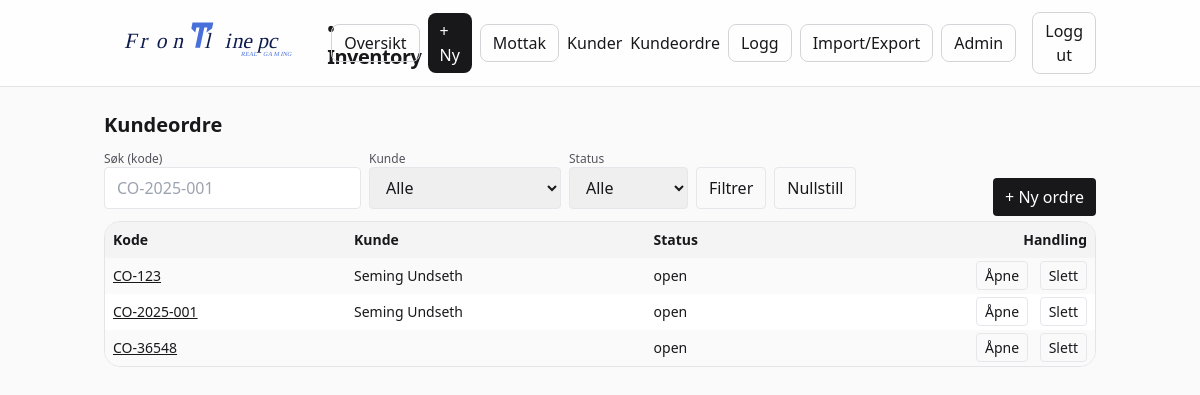
The page /co (signed in) on the database as committed earlier.
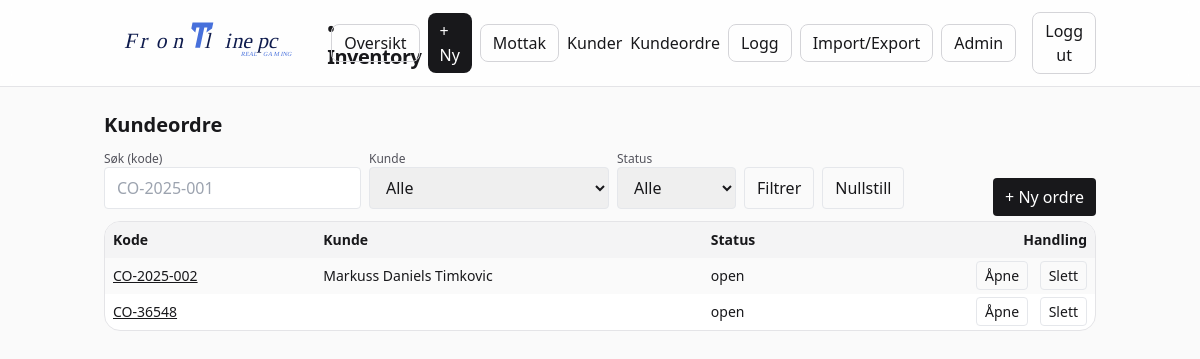
The same page on the database as committed later.
### frontline_inventory_web/app/models.py (models this page shows)
class CustomerOrder(Base):
    __tablename__ = "customer_orders"
    id = Column(Integer, primary_key=True)
    code = Column(String(120), unique=True, nullable=False)
    customer_id = Column(Integer, ForeignKey("customers.id"), nullable=True)
    status = Column(String(20), default="open")
    notes = Column(String(500), default="")
    created_at = Column(DateTime)
    customer = relationship("Customer")
    lines = relationship("CustomerOrderLine", back_populates="co", cascade="all, delete-orphan")

class Customer(Base):
    __tablename__ = "customers"
    id: Mapped[int] = mapped_column(Integer, primary_key=True)
    name: Mapped[str] = mapped_column(String(200), nullable=False)
    email: Mapped[str] = mapped_column(String(200), default="")
    phone: Mapped[str] = mapped_column(String(50), default="")
    notes: Mapped[str] = mapped_column(String(500), default="")
    created_at: Mapped[datetime] = mapped_column(DateTime, default=datetime.utcnow)

### frontline_inventory_web/app/main.py (the view)
@app.get("/co")
def co_list(
    request: Request,
    q: str | None = None,
    customer_id: int | None = None,
    status: str | None = None,
    db: Session = Depends(get_db),
    current_user=Depends(require_user),
):
    stmt = select(CustomerOrder).order_by(CustomerOrder.created_at.desc())
    if q and q.strip():
        qs = f"%{q.strip()}%"
        from sqlalchemy import or_
        stmt = stmt.where(CustomerOrder.code.ilike(qs))
    if customer_id:
        stmt = stmt.where(CustomerOrder.customer_id == customer_id)
    if status and status.strip():
        stmt = stmt.where(CustomerOrder.status == status.strip())
    rows = db.execute(stmt).scalars().all()
    customers = db.execute(select(Customer).order_by(Customer.name.asc())).scalars().all()
    return templates.TemplateResponse(
        "co_list.html",
        {
            "request": request,
            "user": current_user,
            "rows": rows,
            "customers": customers,
            "q": q or "",
            "selected_customer_id": int(customer_id) if customer_id else None,
            "selected_status": status or "",
        },
    )

### frontline_inventory_web/app/templates/co_list.html (shortened to what this page needs)
{% extends "base.html" %}
{% block content %}
<h1 class="text-xl font-semibold mb-3">Kundeordre</h1>
<form method="get" class="mb-3 flex flex-wrap gap-2 items-end">
  <div>
    <label class="block text-xs text-zinc-600">Søk (kode)</label>
    <input type="text" name="q" value="{{ q }}" class="px-3 py-2 rounded border" placeholder="CO-2025-001">
  </div>
  <div>
    <label class="block text-xs text-zinc-600">Kunde</label>
    <select name="customer_id" class="px-3 py-2 rounded border min-w-48">
      <option value="">Alle</option>
    </select>
  </div>
  <div>
    <label class="block text-xs text-zinc-600">Status</label>
    <select name="status" class="px-3 py-2 rounded border">
      <option value="" {% if not selected_status %}selected{% endif %}>Alle</option>
    </select>
  </div>
  <div class="flex gap-2">
    <button class="px-3 py-2 rounded border">Filtrer</button>
    <a class="px-3 py-2 rounded border" href="/co">Nullstill</a>
  </div>
  <div class="ml-auto">
    <a class="px-3 py-2 rounded bg-zinc-900 text-white" href="/co/new">+ Ny ordre</a>
  </div>
</form>
<div class="rounded-2xl border border-zinc-200 bg-white overflow-hidden">
  <table class="w-full text-sm">
    <thead class="bg-zinc-100"><tr><th class="p-2 text-left">Kode</th><th class="p-2 text-left">Kunde</th><th class="p-2 text-left">Status</th><th class="p-2 text-right">Handling</th></tr></thead>
    <tbody>
      {% for co in rows %}
      <tr class="odd:bg-zinc-50">
        <td class="p-2"><a href="/co/{{ co.id }}" class="underline hover:no-underline">{{ co.code }}</a></td>
        <td class="p-2">{{ co.customer.name if co.customer else '' }}</td>
        <td class="p-2">{{ co.status }}</td>
        <td class="p-2 text-right">
          <a class="px-2 py-1 rounded border mr-2" href="/co/{{ co.id }}">Åpne</a>
          <a class="px-2 py-1 rounded border" href="/co/{{ co.id }}/delete">Slett</a>
        </td>
      </tr>
      {% endfor %}
    </tbody>
  </table>
</div>
{% endblock %}

Rows that differ between the two databases and show on the page:
removed CustomerOrder: code "CO-123", customer "Seming Undseth", status "open"
changed CustomerOrder: code "CO-2025-001" → "CO-2025-002"; customer "Seming Undseth" → "Markuss Daniels Timkovic"
